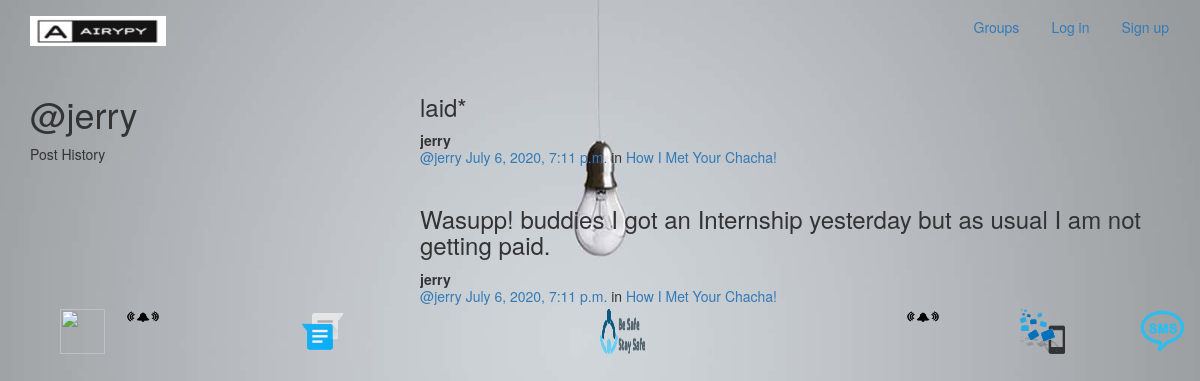
The page /posts/by/jerry/ on the database its author committed.
### posts/models.py (models this page shows, shortened)
class Post(models.Model):
    user = models.ForeignKey(User, related_name="posts",on_delete=models.CASCADE)
    created_at = models.DateTimeField(auto_now=True)
    message = models.TextField()
    message_html = models.TextField(editable=False)
    group = models.ForeignKey(Group, related_name="posts",
                            on_delete=models.CASCADE
                            ,null=True, blank=True)
    class Meta:
        ordering = ["-created_at"]
        unique_together = ["user", "message"]

### groups/models.py (models this page shows, shortened)
class Group(models.Model):
    name = models.CharField(max_length=255, unique=True)
    slug = models.SlugField(allow_unicode=True, unique=True)
    description = models.TextField(blank=True, default='')
    description_html = models.TextField(editable=False, default='', blank=True)
    members = models.ManyToManyField(User,through="GroupMember")
    class Meta:
        ordering = ["name"]

### posts/views.py (the view)
# urls.py: re_path(r"by/(?P<username>[-\w]+)/$",views.UserPosts.as_view(),name="for_user"),
class UserPosts(generic.ListView):
    model = models.Post
    template_name = "posts/user_post_list.html"
    def get_queryset(self):
        try:
            self.post_user = User.objects.prefetch_related("posts").get(
                username__iexact=self.kwargs.get("username")
            )
        except User.DoesNotExist:
            raise Http404
        else:
            return self.post_user.posts.all()
    def get_context_data(self, **kwargs):
        context = super().get_context_data(**kwargs)
        context["post_user"] = self.post_user
        return context

### posts/templates/posts/user_post_list.html
{% extends "posts/post_base.html" %}
{% block prepost %}
<div class="col-md-4">
	<h1>@{{ post_user.username }}</h1>
	<p>Post History</p>
</div>
{% endblock %}
{% block post_content %}
<div class="col-md-8">
	{% for post in post_list %}
		{% include "posts/_post.html" %}
	{% endfor %}
</div>
{% endblock %}

### posts/templates/posts/_post.html (shortened to what this page needs)
<div class="post media">
	<h3>{{ post.message_html|safe }}</h3>
	<div class="media-body">
		<strong>{{ post.user.username }}</strong>
		<h5 class="media-heading">
			<span class="username"><a href="{% url 'posts:for_user' username=post.user.username %}">@{{ post.user.username }}</a></span>
			<time class="time"><a href="{% url 'posts:single' username=post.user.username pk=post.pk %}">{{ post.created_at }}</a></time>
			{% if post.group %}
			<span class="group-name">in <a href="#">{{ post.group.name }}</a></span>
			{% endif %}
		</h5>
	</div>
</div>

### rows shown on the page
Post: message_html "laid*", user.username "jerry", created_at "July 6, 2020, 7:11 p.m.", group.name "How I Met Your Chacha!"
Post: message_html "Wasupp! buddies I got an Internship yesterday but as usual I am not getting paid.", user.username "jerry", created_at "July 6, 2020, 7:11 p.m.", group.name "How I Met Your Chacha!"

### other values the page prints
{{ post_user.username }} "jerry"
